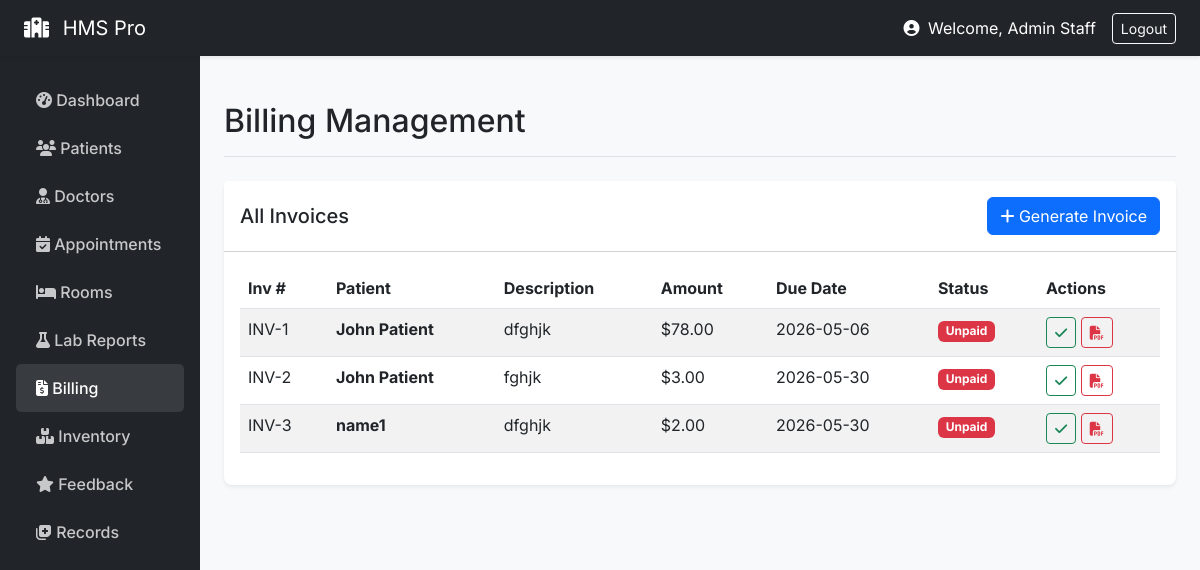
/staff/billing (signed in), run on an earlier commit of the app's database.
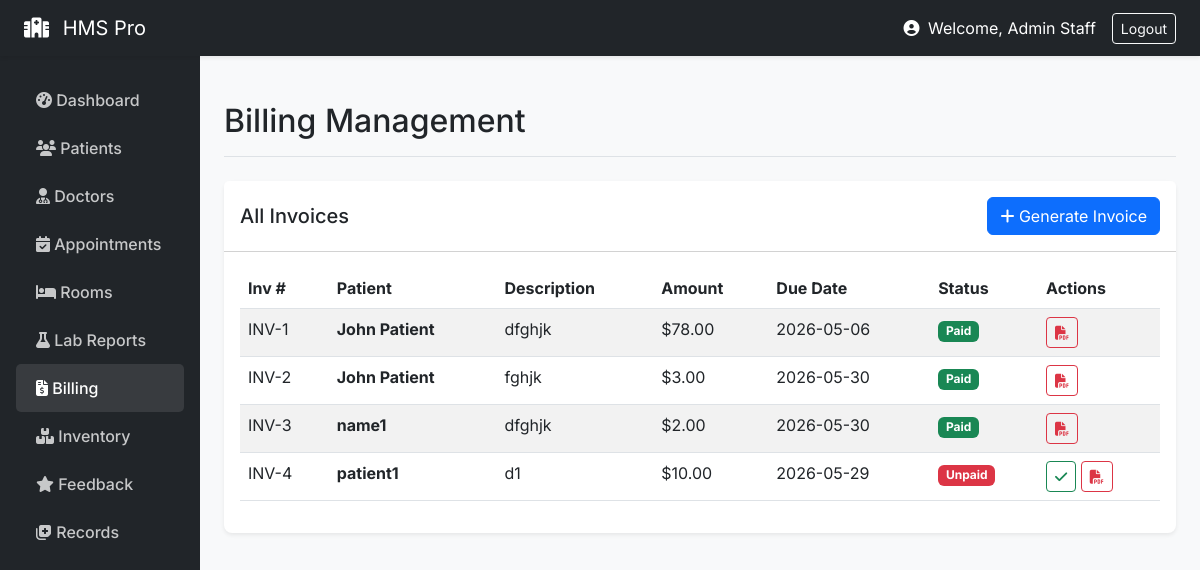
And on a later commit of the database.
### models/__init__.py (models this page shows, shortened)
class User(UserMixin, db.Model):
    id = db.Column(db.Integer, primary_key=True)
    email = db.Column(db.String(120), unique=True, nullable=False)
    name = db.Column(db.String(100), nullable=False)
    role = db.Column(db.String(20), nullable=False)
    password_hash = db.Column(db.String(200), nullable=False)
    age = db.Column(db.Integer)
    gender = db.Column(db.String(10))
    staff_role = db.Column(db.String(50))
    department = db.Column(db.String(50))
    staff_id = db.Column(db.String(20))
    created_at = db.Column(db.DateTime, default=datetime.utcnow)

class Invoice(db.Model):
    id = db.Column(db.Integer, primary_key=True)
    patient_id = db.Column(db.Integer, db.ForeignKey('user.id'))
    amount = db.Column(db.Float)
    description = db.Column(db.String(200))
    status = db.Column(db.String(20), default='Unpaid')
    due_date = db.Column(db.Date)
    created_at = db.Column(db.DateTime, default=datetime.utcnow)
    patient = db.relationship('User', foreign_keys=[patient_id])

### routes/staff.py (the view, shortened to what this page needs)
@staff_bp.route('/billing', methods=['GET', 'POST'])
def billing():
    form = InvoiceForm()
    patients_qs = User.query.filter_by(role='patient').all()
    form.patient_id.choices = [(p.id, p.name) for p in patients_qs]
    invoices = Invoice.query.all()
    return render_template('billing.html', invoices=invoices, form=form)

### models/__init__.py (called while the page is built)
@login_manager.user_loader
def load_user(user_id):
    return User.query.get(int(user_id))

### routes/staff.py (called while the page is built)
def staff_required(f):
    @wraps(f)
    def decorated_function(*args, **kwargs):
        if current_user.role != 'staff':
            flash('Staff access only', 'danger')
            return redirect(url_for('auth.login'))
        return f(*args, **kwargs)
    return decorated_function

@staff_bp.before_request
@login_required
@staff_required
def before_request():
    pass

### templates/billing.html (shortened to what this page needs)
{% extends "base.html" %}
{% block page_title %}Billing Management{% endblock %}
{% block content %}
<div class="card">
    <div class="card-header bg-white d-flex justify-content-between align-items-center py-3">
        <h5 class="mb-0">All Invoices</h5>
        <button type="button" class="btn btn-primary" data-bs-toggle="modal" data-bs-target="#addInvoiceModal">
            <i class="fas fa-plus"></i> Generate Invoice
        </button>
    </div>
    <div class="card-body">
        <table class="table table-striped table-hover datatable w-100">
            <thead>
                <tr>
                    <th>Inv #</th>
                    <th>Patient</th>
                    <th>Description</th>
                    <th>Amount</th>
                    <th>Due Date</th>
                    <th>Status</th>
                    <th>Actions</th>
                </tr>
            </thead>
            <tbody>
                {% for invoice in invoices %}
                <tr>
                    <td>INV-{{ invoice.id }}</td>
                    <td><strong>{{ invoice.patient.name if invoice.patient else 'Unknown' }}</strong></td>
                    <td>{{ invoice.description }}</td>
                    <td>${{ "%.2f"|format(invoice.amount) }}</td>
                    <td>{{ invoice.due_date }}</td>
                    <td>
                        {% if invoice.status == 'Paid' %}
                        <span class="badge bg-success">Paid</span>
                        {% elif invoice.status == 'Unpaid' %}
                        <span class="badge bg-danger">Unpaid</span>
                        {% else %}
                        <span class="badge bg-secondary">{{ invoice.status }}</span>
                        {% endif %}
                    </td>
                    <td>
                        {% if invoice.status == 'Unpaid' %}
                        <form method="POST" action="{{ url_for('staff.billing_toggle', invoice_id=invoice.id) }}" style="display:inline;">
                            <button type="submit" class="btn btn-sm btn-outline-success" title="Mark Paid"><i class="fas fa-check"></i></button>
                        </form>
                        {% endif %}
                        <a href="{{ url_for('staff.billing_pdf', invoice_id=invoice.id) }}" class="btn btn-sm btn-outline-danger" title="Download PDF"><i class="fas fa-file-pdf"></i></a>
                    </td>
                </tr>
                {% endfor %}
            </tbody>
        </table>
    </div>
</div>
{% endblock %}

### templates/base.html (shortened to what this page needs)
<!doctype html>
<html lang="en">
<head>
  <link href="https://cdn.jsdelivr.net/npm/bootstrap@5.3.0/dist/css/bootstrap.min.css" rel="stylesheet">
  <link rel="stylesheet" href="https://cdnjs.cloudflare.com/ajax/libs/font-awesome/6.4.0/css/all.min.css">
</head>
<body>
{% if current_user.is_authenticated %}
<nav class="navbar navbar-dark bg-dark sticky-top shadow-sm">
  <div class="container-fluid px-4">
    <a class="navbar-brand" href="/"><i class="fas fa-hospital me-2"></i> HMS Pro</a>
    <div class="d-flex align-items-center text-white">
      <span class="me-3">
        <i class="fas fa-user-circle me-1"></i> Welcome, {{ current_user.name.split('@')[0] if '@' in current_user.name else current_user.name }}
      </span>
      <a class="btn btn-outline-light btn-sm" href="{{ url_for('auth.logout') }}">Logout</a>
    </div>
  </div>
</nav>
{% endif %}
<div id="main-wrapper">
    {% if not current_user.is_authenticated %}
        <div class="container mt-5">
    {% else %}
        <div class="container-fluid">
            <div class="row">
                <nav class="col-md-2 d-none d-md-block sidebar px-3">
                    <ul class="nav flex-column">
                        {% if current_user.role == 'staff' %}
                            <li class="nav-item">
                                <a class="nav-link {{ 'active' if request.endpoint == 'staff.dashboard' else '' }}" href="{{ url_for('staff.dashboard') }}"><i class="fas fa-tachometer-alt"></i> Dashboard</a>
                            </li>
                            <li class="nav-item">
                                <a class="nav-link {{ 'active' if request.endpoint == 'staff.patients' else '' }}" href="{{ url_for('staff.patients') }}"><i class="fas fa-users"></i> Patients</a>
                            </li>
                            <li class="nav-item">
                                <a class="nav-link {{ 'active' if request.endpoint == 'staff.doctors' else '' }}" href="{{ url_for('staff.doctors') }}"><i class="fas fa-user-md"></i> Doctors</a>
                            </li>
                            <li class="nav-item">
                                <a class="nav-link {{ 'active' if request.endpoint == 'staff.appointments' else '' }}" href="{{ url_for('staff.appointments') }}"><i class="fas fa-calendar-check"></i> Appointments</a>
                            </li>
                            <li class="nav-item">
                                <a class="nav-link {{ 'active' if request.endpoint == 'staff.rooms' else '' }}" href="{{ url_for('staff.rooms') }}"><i class="fas fa-bed"></i> Rooms</a>
                            </li>
                            <li class="nav-item">
                                <a class="nav-link {{ 'active' if request.endpoint == 'staff.lab' else '' }}" href="{{ url_for('staff.lab') }}"><i class="fas fa-flask"></i> Lab Reports</a>
                            </li>
                            <li class="nav-item">
                                <a class="nav-link {{ 'active' if request.endpoint == 'staff.billing' else '' }}" href="{{ url_for('staff.billing') }}"><i class="fas fa-file-invoice-dollar"></i> Billing</a>
                            </li>
                            <li class="nav-item">
                                <a class="nav-link {{ 'active' if request.endpoint == 'staff.inventory' else '' }}" href="{{ url_for('staff.inventory') }}"><i class="fas fa-boxes"></i> Inventory</a>
                            </li>
                            <li class="nav-item">
                                <a class="nav-link {{ 'active' if request.endpoint == 'staff.feedback' else '' }}" href="{{ url_for('staff.feedback') }}"><i class="fas fa-star"></i> Feedback</a>
                            </li>
                            <li class="nav-item">
                                <a class="nav-link {{ 'active' if request.endpoint == 'staff.records' else '' }}" href="{{ url_for('staff.records') }}"><i class="fas fa-notes-medical"></i> Records</a>
                            </li>
                        {% endif %}
                    </ul>
                </nav>
                <main class="col-md-10 ms-sm-auto px-md-4 main-content">
                    <div class="d-flex justify-content-between flex-wrap flex-md-nowrap align-items-center pt-3 pb-2 mb-4 border-bottom">
                        <h1 class="h2">{% block page_title %}{% endblock %}</h1>
                    </div>
    {% endif %}
    {% block content %}{% endblock %}
    {% if current_user.is_authenticated %}
                </main>
            </div>
        </div>
    {% else %}
        </div>
    {% endif %}
</div>
</body>
</html>

### templates/base.html (style rules this page uses)
body { background-color: #f8f9fa; font-family: 'Inter', sans-serif; }
.sidebar { min-height: 100vh; background-color: #212529; color: white; padding-top: 20px; }
.sidebar .nav-link { color: rgba(255,255,255,.75); padding: 12px 20px; font-weight: 500; }
.sidebar .nav-link:hover, .sidebar .nav-link.active { color: white; background-color: rgba(255,255,255,.1); border-radius: 5px; }
.main-content { padding: 30px; }
.card { box-shadow: 0 0.125rem 0.25rem rgba(0,0,0,.075); border: none; border-radius: 0.5rem; margin-bottom: 20px; }

What changed in the data, as far as the page shows it:
changed Invoice id 1: status "Unpaid" → "Paid"
changed Invoice "fghjk": status "Unpaid" → "Paid"
changed Invoice "name1": status "Unpaid" → "Paid"
added Invoice: id "4", patient "patient1", description "d1", amount "10.00", due_date "2026-05-29", status "Unpaid"
